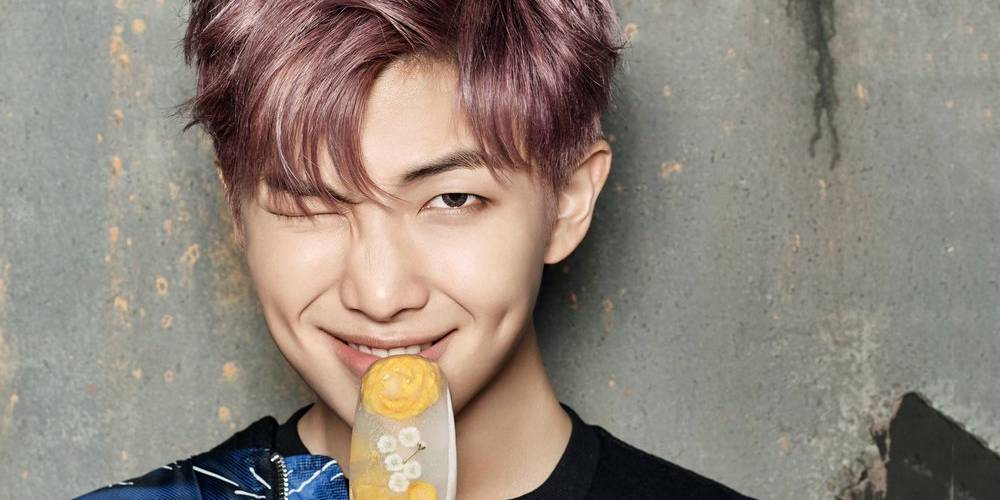
#> input picture OpenCVPractice/rm.jpg, 1000 x 500 px
$ python 4-openCV-practice.py
#> lines starting #> are read from the running program, lines starting #| are printed output that depends on the picture; after the words box and inside, x2 and y2 are one past the last pixel; in counts of white or black regions, pixels touching at a corner belong together
###############
#
# basic image operations
# ex: get region of image and change pixel colors
# show roi on diff part of image
#
# by bex
#
###############

import cv2
import numpy as np

img = cv2.imread('rm.jpg', cv2.IMREAD_COLOR) # source will usually remain in color
#> img is the input picture: shape (500, 1000, 3); mean B, G, R 123.1, 133, 143.7

# [9 lines of commented-out code are left out]
img[100:150, 100:150] = [255, 255, 255] # convert roi to white square
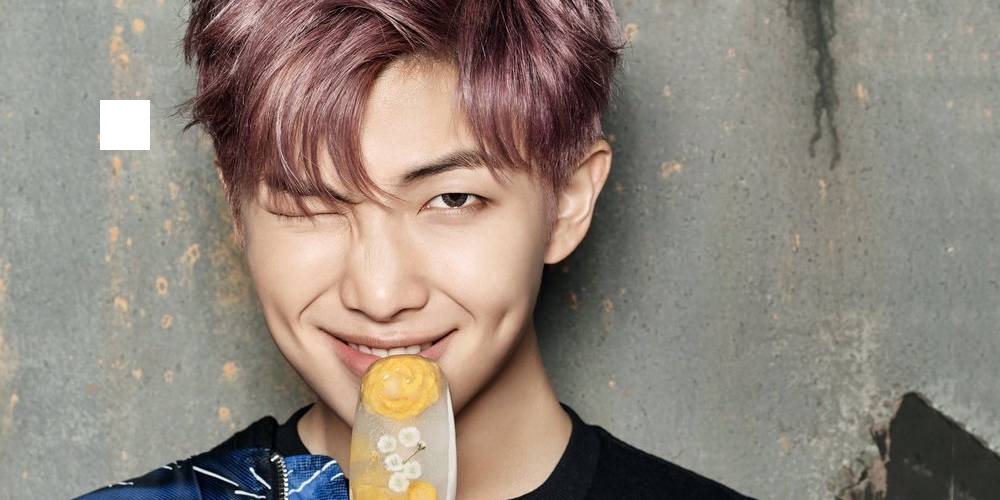
#> img: shape (500, 1000, 3); 0.5% of pixels changed, all inside (x1, y1, x2, y2) = (100, 100, 150, 150)

rm_face = img[100:400, 260:530] #region
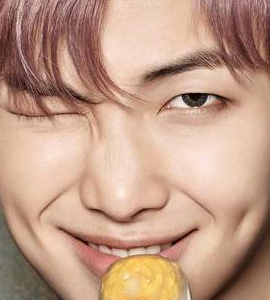
#> rm_face: shape (300, 270, 3); mean B, G, R 135.1, 156, 192.9
img[0:300, 0:270] = rm_face
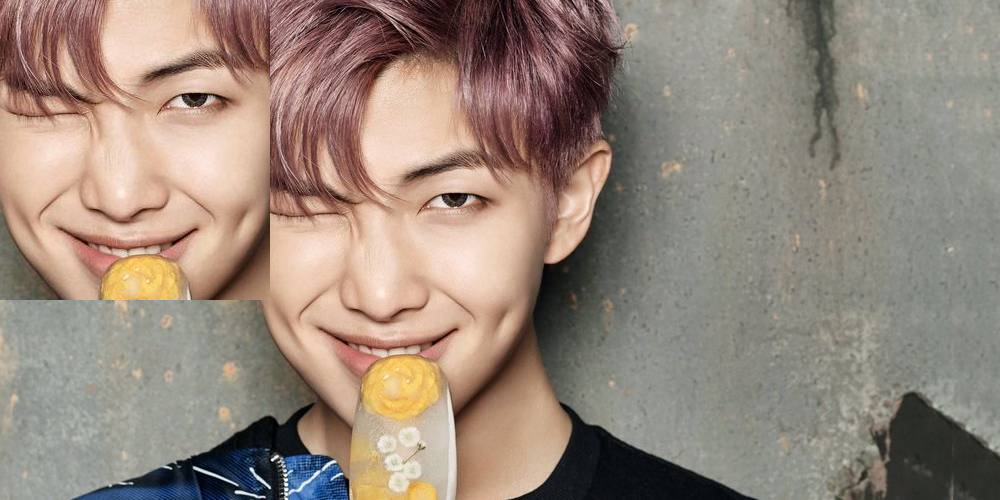
#> img: shape (500, 1000, 3); 16.2% of pixels changed, all inside (x1, y1, x2, y2) = (0, 0, 270, 300)

cv2.imshow('image', img)
cv2.waitKey(0)
cv2.destroyAllWindows()

$ run again, with OpenCVPractice/dog1.jpg copied over OpenCVPractice/rm.jpg
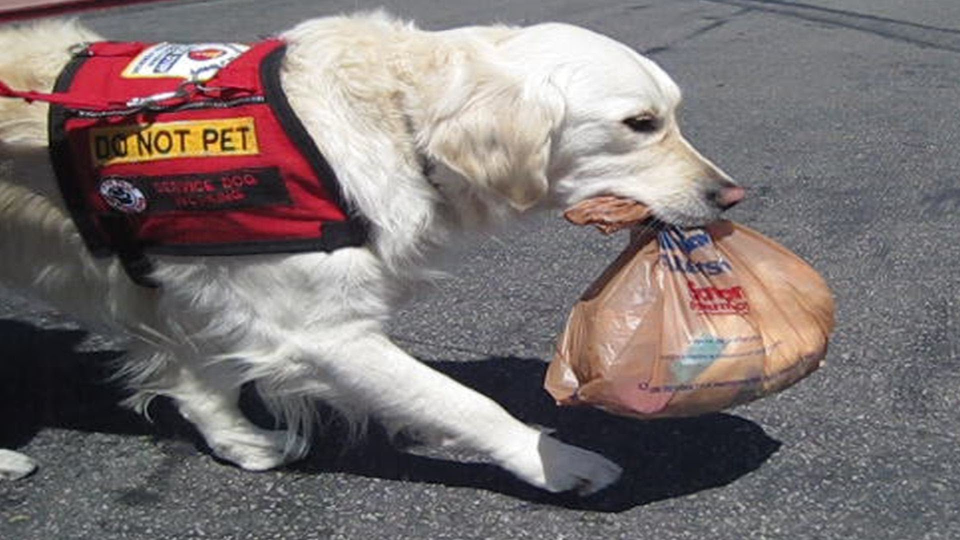
#> input picture OpenCVPractice/dog1.jpg, 1920 x 1080 px (shown at 1/2 size)
#> img is the input picture: shape (1080, 1920, 3); mean B, G, R 114.4, 114.6, 124.1
#> `rm_face = img[100:400, 260:530]`:
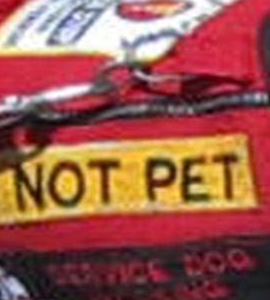
#> rm_face: shape (300, 270, 3); mean B, G, R 78.3, 88.3, 154.3
#> `img[0:300, 0:270] = rm_face`:
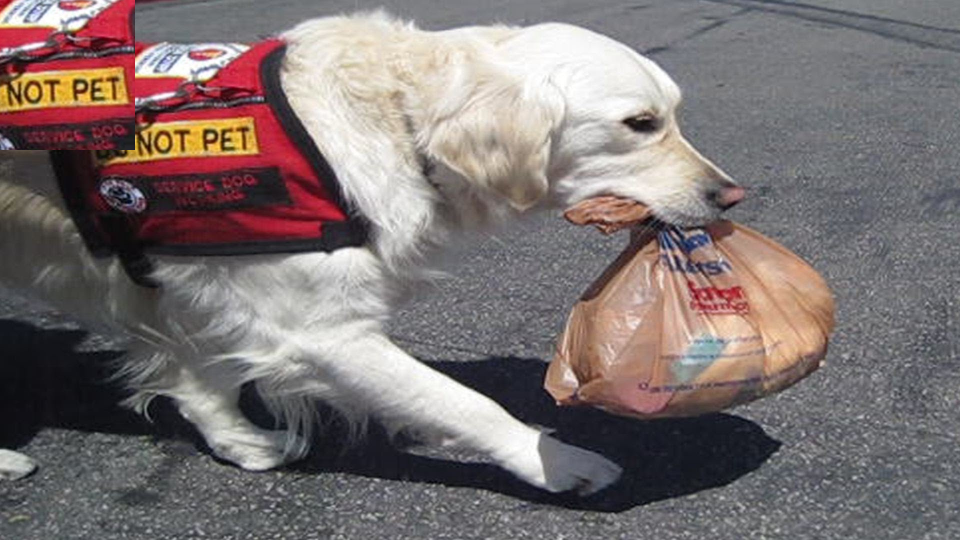
#> img: shape (1080, 1920, 3) (shown at 1/2 size); mean B, G, R 113.7, 114.1, 124.5

$ run again, with OpenCVPractice/dog2.jpg copied over OpenCVPractice/rm.jpg
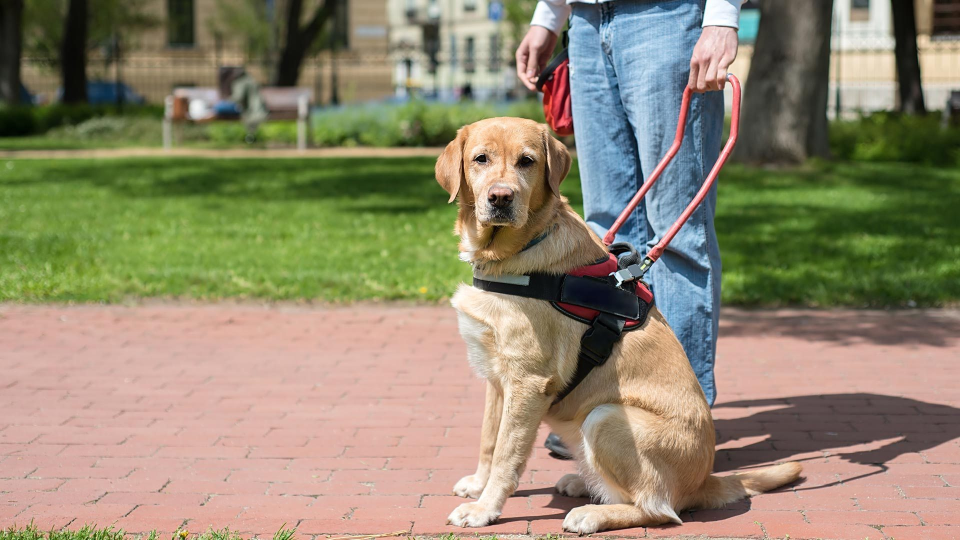
#> input picture OpenCVPractice/dog2.jpg, 1920 x 1080 px (shown at 1/2 size)
#> img is the input picture: shape (1080, 1920, 3); mean B, G, R 110.7, 135.4, 144.4
#> `rm_face = img[100:400, 260:530]`:
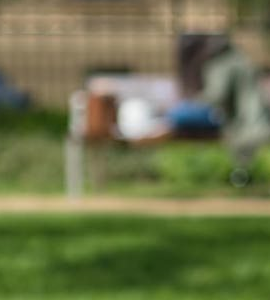
#> rm_face: shape (300, 270, 3); mean B, G, R 74.8, 115.4, 109.6
#> `img[0:300, 0:270] = rm_face`:
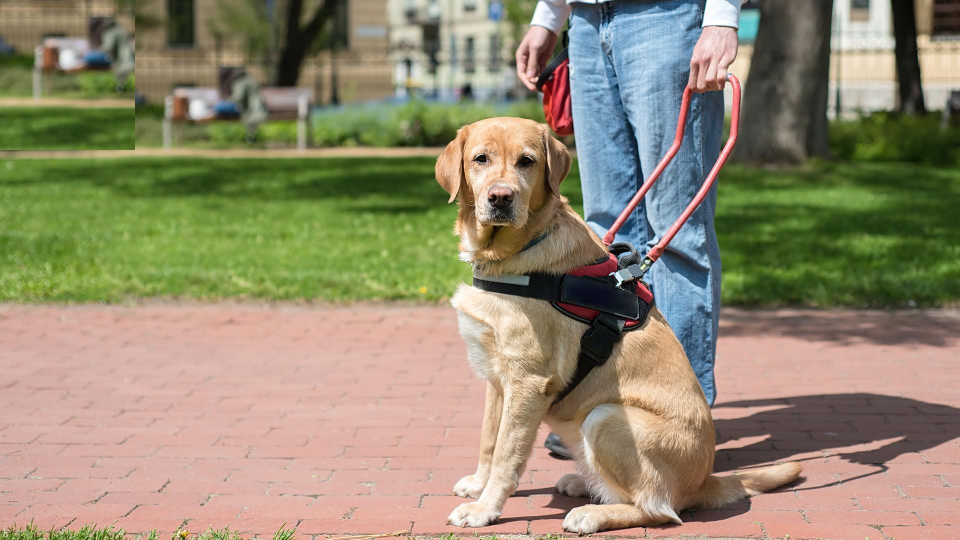
#> img: shape (1080, 1920, 3) (shown at 1/2 size); mean B, G, R 112.1, 137.5, 146.5
